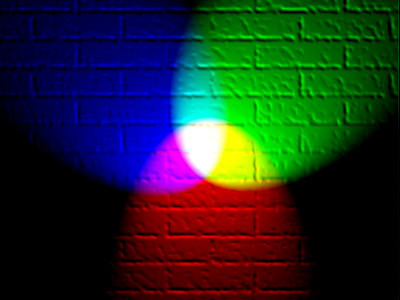
#> input picture RGB_image.jpg, 400 x 300 px
$ python Hist.py
#> lines starting #> are read from the running program, lines starting #| are printed output that depends on the picture
from PIL import Image
import matplotlib.pyplot as plt
im= Image.open('RGB_image.jpg')
#> im is the input picture: PIL image 400x300 RGB; mean R, G, B 29.5, 41.6, 36.9
b, g ,r = im.split()
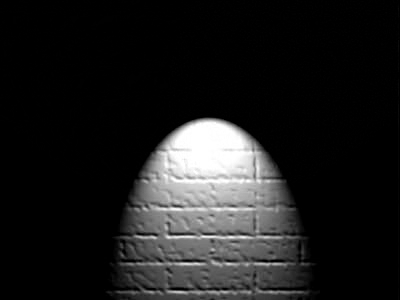
#> b: PIL image 400x300 L; min 0, max 255, mean 29.5
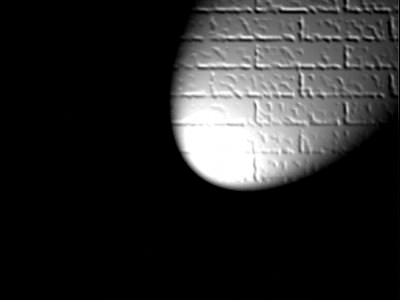
#> g: PIL image 400x300 L; min 0, max 255, mean 41.6
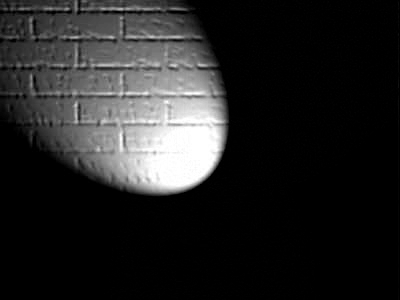
#> r: PIL image 400x300 L; min 0, max 255, mean 36.9
GreenHist= g.histogram()
#> GreenHist = 256 values, max 70221 at index 0, min 47 at index 11, mean 468.8
BlueHist= b.histogram()
#> BlueHist = 256 values, max 75679 at index 0, min 13 at index 13, mean 468.8
RedHist= r.histogram()
#> RedHist = 256 values, max 65990 at index 0, min 21 at index 129, mean 468.8
plt.plot(GreenHist, 'g')
plt.plot(RedHist,'r')
plt.plot(BlueHist, 'b')
plt.xlabel('Pixel Value')
#> (the run stopped early here; a loop or call above may not have finished)
